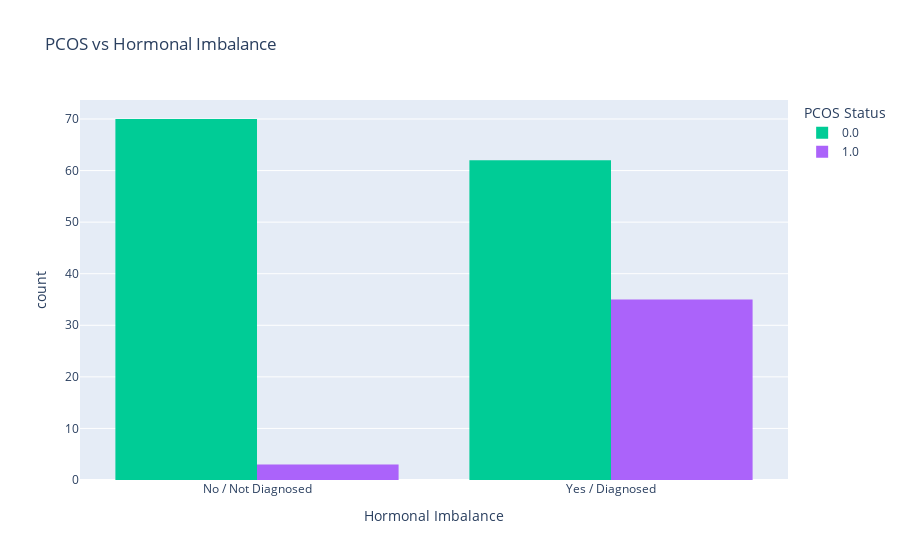
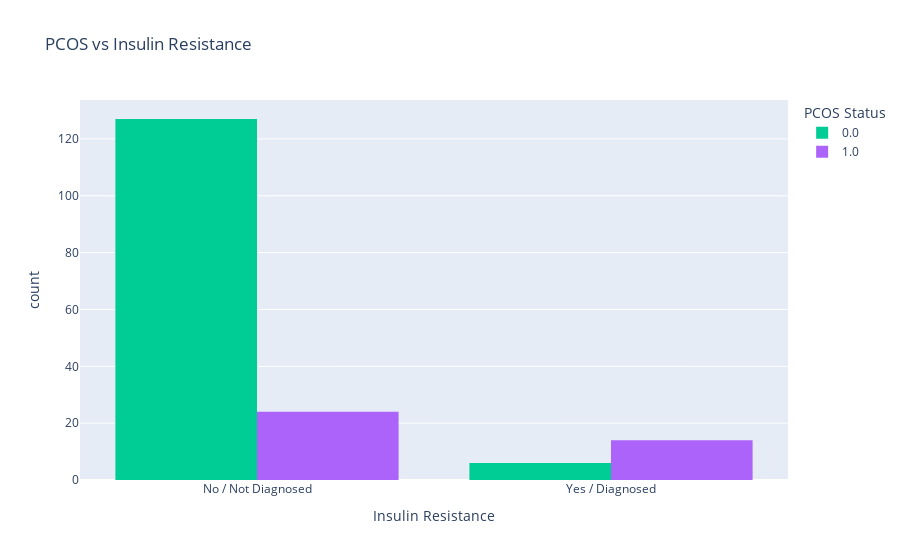
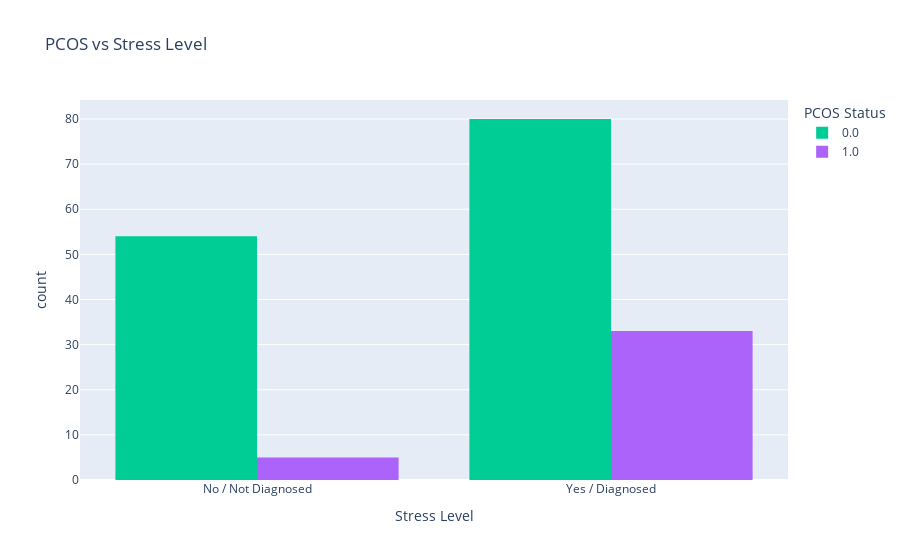

These figures' notebook cell, in order:
### Code cell
features = ['Hormonal_Imbalance', 'Insulin_Resistance', 'Stress_Level']

for feature in features:
    fig = px.histogram(df, x=feature, color='PCOS',
                       barmode='group',
                       title=f"PCOS vs {feature.replace('_', ' ')}",
                       labels={feature: feature.replace('_', ' '), 'PCOS': 'PCOS Status'},
                       color_discrete_map={'Yes': 'lightgreen', 'No': 'lightcoral'})
    fig.update_xaxes(tickvals=[0, 1], ticktext=['No / Not Diagnosed', 'Yes / Diagnosed'])
    fig.show()

### Figure 1 — Plotly figure (JSON) as saved in the notebook; plotly's stock layout.template omitted (floating-point values rounded to 4 significant figures; data arrays with more than 128 entries replaced by an {"elided": "..."} marker saying what was removed)
{"data": [{"alignmentgroup": "True", "bingroup": "x", "hovertemplate": "PCOS Status=0.0<br>Hormonal Imbalance=%{x}<br>count=%{y}<extra></extra>", "legendgroup": "0.0", "marker": {"color": "#00cc96", "pattern": {"shape": ""}}, "name": "0.0", "offsetgroup": "0.0", "orientation": "v", "showlegend": true, "type": "histogram", "x": {"elided": "134 mixed values"}, "xaxis": "x", "yaxis": "y"}, {"alignmentgroup": "True", "bingroup": "x", "hovertemplate": "PCOS Status=1.0<br>Hormonal Imbalance=%{x}<br>count=%{y}<extra></extra>", "legendgroup": "1.0", "marker": {"color": "#ab63fa", "pattern": {"shape": ""}}, "name": "1.0", "offsetgroup": "1.0", "orientation": "v", "showlegend": true, "type": "histogram", "x": [1, 1, 1, 1, 1, 1, 1, 1, 1, 1, 1, 0, 1, 1, 1, 1, 1, 1, 1, 1, 1, 1, 1, 1, 1, 1, 1, 1, 1, 1, 0, 1, 1, 1, 1, 0, 1, 1], "xaxis": "x", "yaxis": "y"}], "layout": {"autosize": true, "barmode": "group", "legend": {"title": {"text": "PCOS Status"}, "tracegroupgap": 0}, "title": {"text": "PCOS vs Hormonal Imbalance"}, "xaxis": {"anchor": "y", "autorange": true, "domain": [0, 1], "range": [-0.5, 1.5], "ticktext": ["No / Not Diagnosed", "Yes / Diagnosed"], "tickvals": [0, 1], "title": {"text": "Hormonal Imbalance"}, "type": "linear"}, "yaxis": {"anchor": "x", "autorange": true, "domain": [0, 1], "range": [0, 73.68], "title": {"text": "count"}}}}

### Figure 2 — Plotly figure (JSON) as saved in the notebook; plotly's stock layout.template omitted (floating-point values rounded to 4 significant figures; data arrays with more than 128 entries replaced by an {"elided": "..."} marker saying what was removed)
{"data": [{"alignmentgroup": "True", "bingroup": "x", "hovertemplate": "PCOS Status=0.0<br>Insulin Resistance=%{x}<br>count=%{y}<extra></extra>", "legendgroup": "0.0", "marker": {"color": "#00cc96", "pattern": {"shape": ""}}, "name": "0.0", "offsetgroup": "0.0", "orientation": "v", "showlegend": true, "type": "histogram", "x": {"elided": "134 mixed values"}, "xaxis": "x", "yaxis": "y"}, {"alignmentgroup": "True", "bingroup": "x", "hovertemplate": "PCOS Status=1.0<br>Insulin Resistance=%{x}<br>count=%{y}<extra></extra>", "legendgroup": "1.0", "marker": {"color": "#ab63fa", "pattern": {"shape": ""}}, "name": "1.0", "offsetgroup": "1.0", "orientation": "v", "showlegend": true, "type": "histogram", "x": [1, 0, 0, 1, 1, 0, 0, 0, 1, 0, 0, 0, 1, 1, 0, 0, 1, 1, 0, 0, 0, 1, 0, 1, 0, 1, 1, 1, 0, 0, 0, 0, 0, 0, 0, 1, 0, 0], "xaxis": "x", "yaxis": "y"}], "layout": {"autosize": true, "barmode": "group", "legend": {"title": {"text": "PCOS Status"}, "tracegroupgap": 0}, "title": {"text": "PCOS vs Insulin Resistance"}, "xaxis": {"anchor": "y", "autorange": true, "domain": [0, 1], "range": [-0.5, 1.5], "ticktext": ["No / Not Diagnosed", "Yes / Diagnosed"], "tickvals": [0, 1], "title": {"text": "Insulin Resistance"}, "type": "linear"}, "yaxis": {"anchor": "x", "autorange": true, "domain": [0, 1], "range": [0, 133.7], "title": {"text": "count"}}}}

### Figure 3 — Plotly figure (JSON) as saved in the notebook; plotly's stock layout.template omitted (floating-point values rounded to 4 significant figures; data arrays with more than 128 entries replaced by an {"elided": "..."} marker saying what was removed)
{"data": [{"alignmentgroup": "True", "bingroup": "x", "hovertemplate": "PCOS Status=0.0<br>Stress Level=%{x}<br>count=%{y}<extra></extra>", "legendgroup": "0.0", "marker": {"color": "#00cc96", "pattern": {"shape": ""}}, "name": "0.0", "offsetgroup": "0.0", "orientation": "v", "showlegend": true, "type": "histogram", "x": {"elided": "134 int values"}, "xaxis": "x", "yaxis": "y"}, {"alignmentgroup": "True", "bingroup": "x", "hovertemplate": "PCOS Status=1.0<br>Stress Level=%{x}<br>count=%{y}<extra></extra>", "legendgroup": "1.0", "marker": {"color": "#ab63fa", "pattern": {"shape": ""}}, "name": "1.0", "offsetgroup": "1.0", "orientation": "v", "showlegend": true, "type": "histogram", "x": [1, 1, 1, 1, 1, 1, 1, 1, 1, 1, 1, 1, 1, 0, 1, 0, 1, 1, 1, 1, 1, 1, 1, 1, 1, 1, 1, 1, 0, 1, 1, 1, 1, 1, 1, 0, 1, 0], "xaxis": "x", "yaxis": "y"}], "layout": {"autosize": true, "barmode": "group", "legend": {"title": {"text": "PCOS Status"}, "tracegroupgap": 0}, "title": {"text": "PCOS vs Stress Level"}, "xaxis": {"anchor": "y", "autorange": true, "domain": [0, 1], "range": [-0.5, 1.5], "ticktext": ["No / Not Diagnosed", "Yes / Diagnosed"], "tickvals": [0, 1], "title": {"text": "Stress Level"}, "type": "linear"}, "yaxis": {"anchor": "x", "autorange": true, "domain": [0, 1], "range": [0, 84.21], "title": {"text": "count"}}}}
